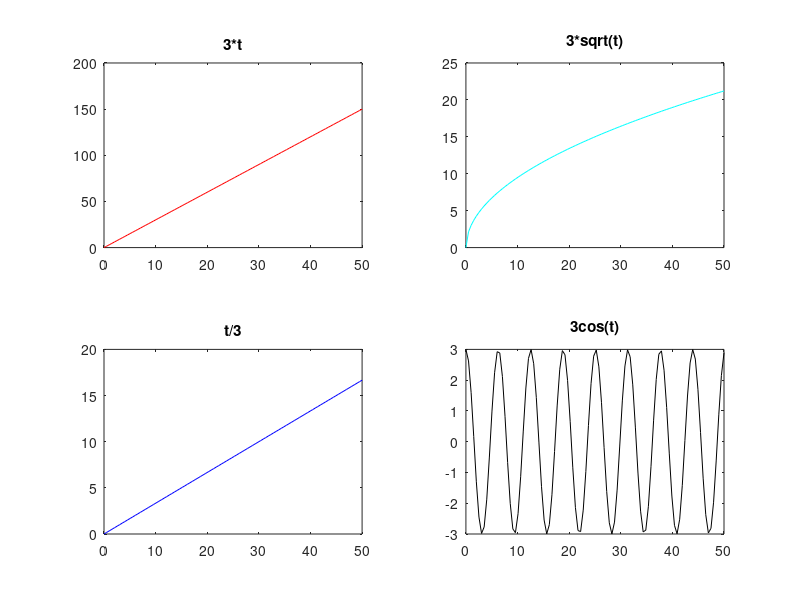

MATLAB code to generate this figure:
t = linspace(0,50);
subplot(2,2,1)
plot(t,3*t,'r')
title('3*t')
subplot(2,2,2)
plot(t,3*sqrt(t),'c')
title('3*sqrt(t)')
subplot(2,2,3)
plot(t,t/3,'b')
title('t/3')
subplot(2,2,4)
plot(t,3*cos(t),'k')
title('3cos(t)')